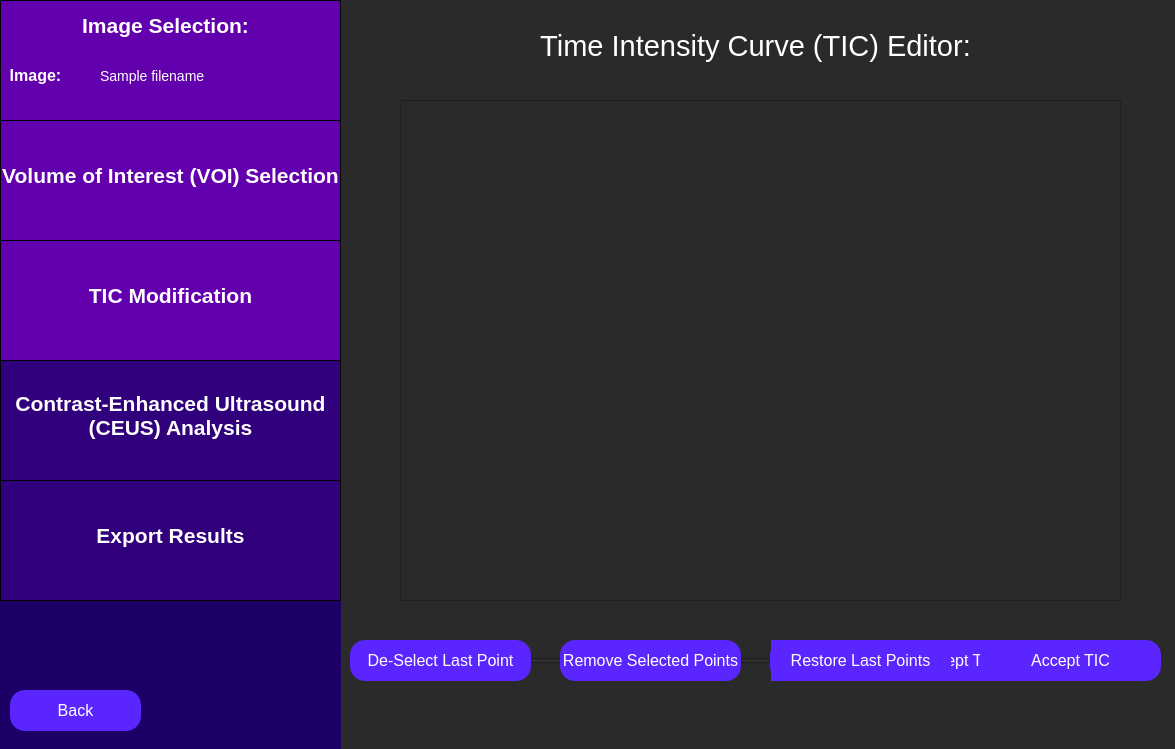
<?xml version="1.0" encoding="UTF-8"?>
<ui version="4.0">
 <class>ticEditor</class>
 <widget class="QWidget" name="ticEditor">
  <property name="geometry">
   <rect>
    <x>0</x>
    <y>0</y>
    <width>1175</width>
    <height>749</height>
   </rect>
  </property>
  <property name="windowTitle">
   <string>TIC Editor</string>
  </property>
  <property name="styleSheet">
   <string notr="true">QWidget {
	background: rgb(42, 42, 42);
}</string>
  </property>
  <widget class="QLabel" name="analysisParamsLabel_2">
   <property name="geometry">
    <rect>
     <x>470</x>
     <y>-20</y>
     <width>571</width>
     <height>131</height>
    </rect>
   </property>
   <property name="styleSheet">
    <string notr="true">QLabel {
	font-size: 29px;
	color: rgb(255, 255, 255);
	background-color: rgba(255, 255, 255, 0);
}</string>
   </property>
   <property name="text">
    <string>Time Intensity Curve (TIC) Editor:</string>
   </property>
   <property name="textFormat">
    <enum>Qt::AutoText</enum>
   </property>
   <property name="scaledContents">
    <bool>false</bool>
   </property>
   <property name="alignment">
    <set>Qt::AlignCenter</set>
   </property>
   <property name="wordWrap">
    <bool>true</bool>
   </property>
  </widget>
  <widget class="QPushButton" name="selectT0Button">
   <property name="geometry">
    <rect>
     <x>680</x>
     <y>640</y>
     <width>171</width>
     <height>41</height>
    </rect>
   </property>
   <property name="styleSheet">
    <string notr="true">QPushButton {
	color: white;
	font-size: 16px;
	background: rgb(90, 37, 255);
	border-radius: 15px;
}</string>
   </property>
   <property name="text">
    <string>Select Start Time (T0)</string>
   </property>
  </widget>
  <widget class="QWidget" name="sidebar" native="true">
   <property name="geometry">
    <rect>
     <x>0</x>
     <y>0</y>
     <width>341</width>
     <height>751</height>
    </rect>
   </property>
   <property name="toolTip">
    <string>&lt;html&gt;&lt;head/&gt;&lt;body&gt;&lt;p&gt;&lt;br/&gt;&lt;/p&gt;&lt;/body&gt;&lt;/html&gt;</string>
   </property>
   <property name="styleSheet">
    <string notr="true">QWidget {
	background-color: rgb(28, 0, 101);
}</string>
   </property>
   <widget class="QFrame" name="imageSelectionSidebar">
    <property name="geometry">
     <rect>
      <x>0</x>
      <y>0</y>
      <width>341</width>
      <height>121</height>
     </rect>
    </property>
    <property name="styleSheet">
     <string notr="true">QFrame {
	background-color: rgb(99, 0, 174);
	border: 1px solid black;
}</string>
    </property>
    <property name="frameShape">
     <enum>QFrame::StyledPanel</enum>
    </property>
    <property name="frameShadow">
     <enum>QFrame::Raised</enum>
    </property>
    <widget class="QLabel" name="imageSelectionLabelSidebar">
     <property name="geometry">
      <rect>
       <x>70</x>
       <y>0</y>
       <width>191</width>
       <height>51</height>
      </rect>
     </property>
     <property name="styleSheet">
      <string notr="true">QLabel {
	font-size: 21px;
	color: rgb(255, 255, 255);
	background-color: rgba(255, 255, 255, 0);
	border: 0px;
	font-weight: bold;
}</string>
     </property>
     <property name="text">
      <string>Image Selection:</string>
     </property>
     <property name="alignment">
      <set>Qt::AlignCenter</set>
     </property>
    </widget>
    <widget class="QLabel" name="imageLabel">
     <property name="geometry">
      <rect>
       <x>-60</x>
       <y>50</y>
       <width>191</width>
       <height>51</height>
      </rect>
     </property>
     <property name="styleSheet">
      <string notr="true">QLabel {
	font-size: 16px;
	color: rgb(255, 255, 255);
	background-color: rgba(255, 255, 255, 0);
	border: 0px;
	font-weight: bold;
}</string>
     </property>
     <property name="text">
      <string>Image:</string>
     </property>
     <property name="alignment">
      <set>Qt::AlignCenter</set>
     </property>
    </widget>
    <widget class="QLabel" name="imagePathInput">
     <property name="geometry">
      <rect>
       <x>100</x>
       <y>50</y>
       <width>241</width>
       <height>51</height>
      </rect>
     </property>
     <property name="styleSheet">
      <string notr="true">QLabel {
	font-size: 14px;
	color: rgb(255, 255, 255);
	background-color: rgba(255, 255, 255, 0);
	border: 0px;
}</string>
     </property>
     <property name="text">
      <string>Sample filename </string>
     </property>
     <property name="alignment">
      <set>Qt::AlignLeading|Qt::AlignLeft|Qt::AlignVCenter</set>
     </property>
    </widget>
   </widget>
   <widget class="QFrame" name="roiSidebar">
    <property name="geometry">
     <rect>
      <x>0</x>
      <y>120</y>
      <width>341</width>
      <height>121</height>
     </rect>
    </property>
    <property name="styleSheet">
     <string notr="true">QFrame {
	background-color: rgb(99, 0, 174);
	border: 1px solid black;
}</string>
    </property>
    <property name="frameShape">
     <enum>QFrame::StyledPanel</enum>
    </property>
    <property name="frameShadow">
     <enum>QFrame::Raised</enum>
    </property>
    <widget class="QLabel" name="roiSidebarLabel">
     <property name="geometry">
      <rect>
       <x>0</x>
       <y>30</y>
       <width>341</width>
       <height>51</height>
      </rect>
     </property>
     <property name="styleSheet">
      <string notr="true">QLabel {
	font-size: 21px;
	color: rgb(255, 255, 255);
	background-color: rgba(255, 255, 255, 0);
	border: 0px;
	font-weight: bold;
}</string>
     </property>
     <property name="text">
      <string>Volume of Interest (VOI) Selection</string>
     </property>
     <property name="alignment">
      <set>Qt::AlignCenter</set>
     </property>
    </widget>
   </widget>
   <widget class="QFrame" name="rfAnalysisSidebar">
    <property name="geometry">
     <rect>
      <x>0</x>
      <y>480</y>
      <width>341</width>
      <height>121</height>
     </rect>
    </property>
    <property name="styleSheet">
     <string notr="true">QFrame {
	background-color:  rgb(49, 0, 124);
	border: 1px solid black;
}</string>
    </property>
    <property name="frameShape">
     <enum>QFrame::StyledPanel</enum>
    </property>
    <property name="frameShadow">
     <enum>QFrame::Raised</enum>
    </property>
    <widget class="QLabel" name="rfAnalysisLabel">
     <property name="geometry">
      <rect>
       <x>0</x>
       <y>30</y>
       <width>341</width>
       <height>51</height>
      </rect>
     </property>
     <property name="styleSheet">
      <string notr="true">QLabel {
	font-size: 21px;
	color: rgb(255, 255, 255);
	background-color: rgba(255, 255, 255, 0);
	border: 0px;
	font-weight: bold;
}</string>
     </property>
     <property name="text">
      <string>Export Results</string>
     </property>
     <property name="alignment">
      <set>Qt::AlignCenter</set>
     </property>
    </widget>
   </widget>
   <widget class="QFrame" name="ticAnalysisSidebar">
    <property name="geometry">
     <rect>
      <x>0</x>
      <y>360</y>
      <width>341</width>
      <height>121</height>
     </rect>
    </property>
    <property name="styleSheet">
     <string notr="true">QFrame {
	background-color:  rgb(49, 0, 124);
	border: 1px solid black;
}</string>
    </property>
    <property name="frameShape">
     <enum>QFrame::StyledPanel</enum>
    </property>
    <property name="frameShadow">
     <enum>QFrame::Raised</enum>
    </property>
    <widget class="QLabel" name="ticAnalysisLabel">
     <property name="geometry">
      <rect>
       <x>0</x>
       <y>30</y>
       <width>341</width>
       <height>51</height>
      </rect>
     </property>
     <property name="styleSheet">
      <string notr="true">QLabel {
	font-size: 21px;
	color: rgb(255, 255, 255);
	background-color: rgba(255, 255, 255, 0);
	border: 0px;
	font-weight: bold;
}</string>
     </property>
     <property name="text">
      <string>Contrast-Enhanced Ultrasound
(CEUS) Analysis</string>
     </property>
     <property name="alignment">
      <set>Qt::AlignCenter</set>
     </property>
    </widget>
   </widget>
  </widget>
  <widget class="QFrame" name="analysisParamsSidebar">
   <property name="geometry">
    <rect>
     <x>0</x>
     <y>240</y>
     <width>341</width>
     <height>121</height>
    </rect>
   </property>
   <property name="styleSheet">
    <string notr="true">QFrame {
	background-color: rgb(99, 0, 174);
	border: 1px solid black;
}</string>
   </property>
   <property name="frameShape">
    <enum>QFrame::StyledPanel</enum>
   </property>
   <property name="frameShadow">
    <enum>QFrame::Raised</enum>
   </property>
   <widget class="QLabel" name="analysisParamsLabel">
    <property name="geometry">
     <rect>
      <x>0</x>
      <y>30</y>
      <width>341</width>
      <height>51</height>
     </rect>
    </property>
    <property name="styleSheet">
     <string notr="true">QLabel {
	font-size: 21px;
	color: rgb(255, 255, 255);
	background-color: rgba(255, 255, 255, 0);
	border: 0px;
	font-weight:bold;
}</string>
    </property>
    <property name="text">
     <string>TIC Modification</string>
    </property>
    <property name="alignment">
     <set>Qt::AlignCenter</set>
    </property>
   </widget>
  </widget>
  <widget class="QFrame" name="ticFrame">
   <property name="geometry">
    <rect>
     <x>400</x>
     <y>100</y>
     <width>721</width>
     <height>501</height>
    </rect>
   </property>
   <property name="frameShape">
    <enum>QFrame::StyledPanel</enum>
   </property>
   <property name="frameShadow">
    <enum>QFrame::Raised</enum>
   </property>
  </widget>
  <widget class="QSlider" name="t0Slider">
   <property name="geometry">
    <rect>
     <x>490</x>
     <y>640</y>
     <width>281</width>
     <height>41</height>
    </rect>
   </property>
   <property name="orientation">
    <enum>Qt::Horizontal</enum>
   </property>
  </widget>
  <widget class="QPushButton" name="acceptT0Button">
   <property name="geometry">
    <rect>
     <x>870</x>
     <y>640</y>
     <width>171</width>
     <height>41</height>
    </rect>
   </property>
   <property name="styleSheet">
    <string notr="true">QPushButton {
	color: white;
	font-size: 16px;
	background: rgb(90, 37, 255);
	border-radius: 15px;
}</string>
   </property>
   <property name="text">
    <string>Accept T0</string>
   </property>
  </widget>
  <widget class="QPushButton" name="deSelectLastPointButton">
   <property name="geometry">
    <rect>
     <x>350</x>
     <y>640</y>
     <width>181</width>
     <height>41</height>
    </rect>
   </property>
   <property name="styleSheet">
    <string notr="true">QPushButton {
	color: white;
	font-size: 16px;
	background: rgb(90, 37, 255);
	border-radius: 15px;
}</string>
   </property>
   <property name="text">
    <string>De-Select Last Point</string>
   </property>
  </widget>
  <widget class="QPushButton" name="removeSelectedPointsButton">
   <property name="geometry">
    <rect>
     <x>560</x>
     <y>640</y>
     <width>181</width>
     <height>41</height>
    </rect>
   </property>
   <property name="styleSheet">
    <string notr="true">QPushButton {
	color: white;
	font-size: 16px;
	background: rgb(90, 37, 255);
	border-radius: 15px;
}</string>
   </property>
   <property name="text">
    <string>Remove Selected Points</string>
   </property>
  </widget>
  <widget class="QPushButton" name="restoreLastPointsButton">
   <property name="geometry">
    <rect>
     <x>770</x>
     <y>640</y>
     <width>181</width>
     <height>41</height>
    </rect>
   </property>
   <property name="styleSheet">
    <string notr="true">QPushButton {
	color: white;
	font-size: 16px;
	background: rgb(90, 37, 255);
	border-radius: 15px;
}</string>
   </property>
   <property name="text">
    <string>Restore Last Points</string>
   </property>
  </widget>
  <widget class="QPushButton" name="acceptTicButton">
   <property name="geometry">
    <rect>
     <x>980</x>
     <y>640</y>
     <width>181</width>
     <height>41</height>
    </rect>
   </property>
   <property name="styleSheet">
    <string notr="true">QPushButton {
	color: white;
	font-size: 16px;
	background: rgb(90, 37, 255);
	border-radius: 15px;
}</string>
   </property>
   <property name="text">
    <string>Accept TIC</string>
   </property>
  </widget>
  <widget class="QPushButton" name="backButton">
   <property name="geometry">
    <rect>
     <x>10</x>
     <y>690</y>
     <width>131</width>
     <height>41</height>
    </rect>
   </property>
   <property name="styleSheet">
    <string notr="true">QPushButton {
	color: white;
	font-size: 16px;
	background: rgb(90, 37, 255);
	border-radius: 15px;
}</string>
   </property>
   <property name="text">
    <string>Back</string>
   </property>
  </widget>
 </widget>
 <resources/>
 <connections/>
</ui>
